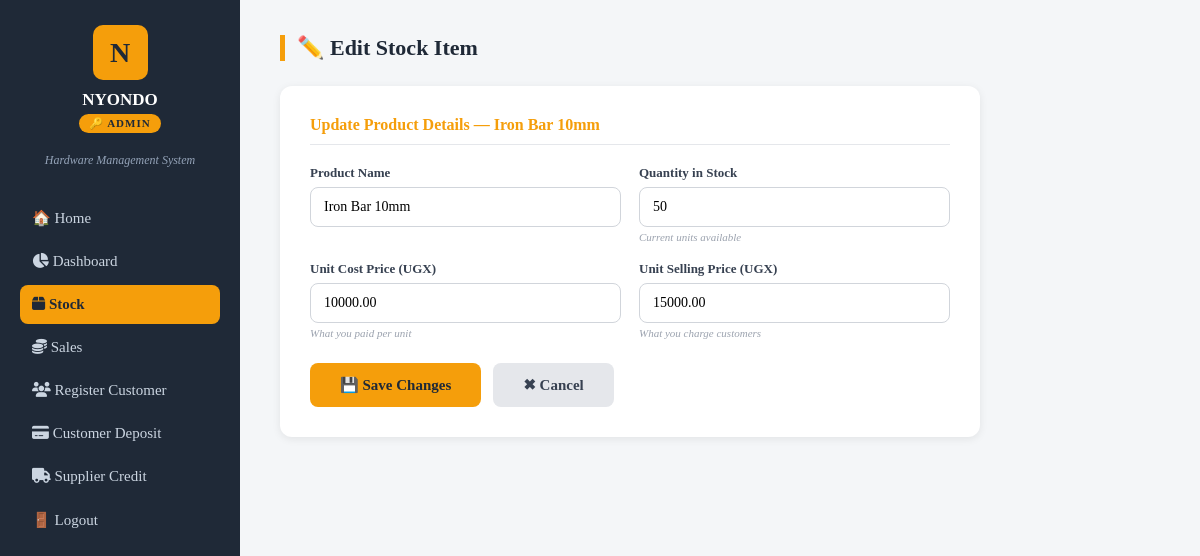
/stock/edit/14/ (signed in), run on an earlier commit of the app's database.
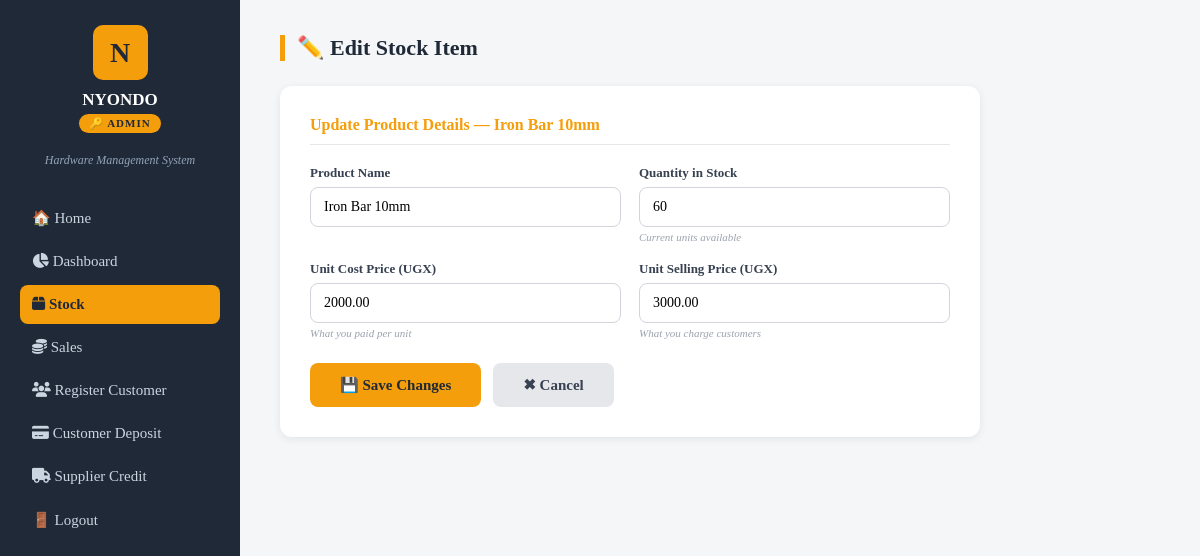
And on a later commit of the database.
### nyondoapp/models.py (models this page shows, shortened)
class Product(models.Model):
    name = models.CharField(max_length=200)
    unit_cost = models.DecimalField(max_digits=10, decimal_places=2)  # buying price
    unit_price = models.DecimalField(max_digits=10, decimal_places=2)  # selling price
    quantity = models.IntegerField(default=0)  # current stock level

### nyondoapp/views.py (the view, shortened to what this page needs)
# urls.py: path('stock/edit/<int:pk>/', views.stock_edit, name='stock_edit'),
@login_required
def stock_edit(request, pk):
    role = get_user_role(request.user)
    if role == 'salesperson':
        messages.error(request, 'You are not authorized to edit stock.')
        return redirect('/dashboard/salesperson/')
    product = Product.objects.get(id=pk)
    return render(request, 'stock_edit.html', {'product': product})

### nyondoapp/views.py (called while the page is built)
def get_user_role(user):
    groups = user.groups.values_list('name', flat=True)
    if 'admin' in groups:
        return 'admin'
    elif 'salesperson' in groups:
        return 'salesperson'
    elif 'stockmanager' in groups:
        return 'stockmanager'
    return None

### nyondoapp/templates/stock_edit.html (shortened to what this page needs)
<!doctype html>
<html lang="en">
  <head>
    <link rel="stylesheet" href="https://cdnjs.cloudflare.com/ajax/libs/font-awesome/6.5.1/css/all.min.css" />
  </head>
  <body>
    <div class="sidebar">
      <div class="logo-box">N</div>
      <h2>NYONDO</h2>
      {% if request.user.groups.all.0.name == 'admin' %}
      <span class="role-badge">🔑 Admin</span>
      {% elif request.user.groups.all.0.name == 'stockmanager' %}
      <span class="role-badge"><i class="fa-solid fa-box"></i> Stock Manager</span>
      {% endif %}
      <p class="tagline">Hardware Management System</p>
      <div class="menu">
        {% if request.user.groups.all.0.name == 'admin' %}
        <a onclick="window.location.href = '/'">🏠 Home</a>
        <a onclick="window.location.href = '/dashboard/admin/'"><i class="fa-solid fa-chart-pie"></i> Dashboard</a>
        <a onclick="window.location.href = '/stock/'" class="active"
          ><i class="fa-solid fa-box"></i> Stock</a
        >
        <a onclick="window.location.href = '/sales/'"><i class="fa-solid fa-coins"></i> Sales</a>
        <a onclick="window.location.href = '/customer_registration/'"
          ><i class="fa-solid fa-users"></i> Register Customer</a
        >
        <a onclick="window.location.href = '/customer_deposit/'"
          ><i class="fa-solid fa-credit-card"></i> Customer Deposit</a
        >
        <a onclick="window.location.href = '/supplier_credit/'"
          ><i class="fa-solid fa-truck"></i> Supplier Credit</a
        >
        {% endif %}
        <a onclick="window.location.href = '/logout/'">🚪 Logout</a>
      </div>
    </div>
    <div class="main">
      <div class="page-title">✏️ Edit Stock Item</div>
      <div class="form-card">
        <h3>Update Product Details — {{ product.name }}</h3>
        <form method="POST" action="/stock/edit/{{ product.id }}/">
          <div class="form-grid">
            <div>
              <label>Product Name</label>
              <input type="text" name="name" value="{{ product.name }}" />
            </div>
            <div>
              <label>Quantity in Stock</label>
              <input
                type="number"
                name="quantity"
                value="{{ product.quantity }}"
              />
              <p class="field-note">Current units available</p>
            </div>
            <div>
              <label>Unit Cost Price (UGX)</label>
              <input
                type="number"
                name="unit_cost"
                value="{{ product.unit_cost }}"
              />
              <p class="field-note">What you paid per unit</p>
            </div>
            <div>
              <label>Unit Selling Price (UGX)</label>
              <input
                type="number"
                name="unit_price"
                value="{{ product.unit_price }}"
              />
              <p class="field-note">What you charge customers</p>
            </div>
          </div>
          <div class="btn-row">
            <button class="btn-save" type="submit">💾 Save Changes</button>
            <a href="/stock/" class="btn-cancel">✖ Cancel</a>
          </div>
        </form>
      </div>
    </div>
  </body>
</html>

What changed in the data, as far as the page shows it:
changed Product "Iron Bar 10mm": quantity "50" → "60"; unit_cost "10000.00" → "2000.00"; unit_price "15000.00" → "3000.00"
